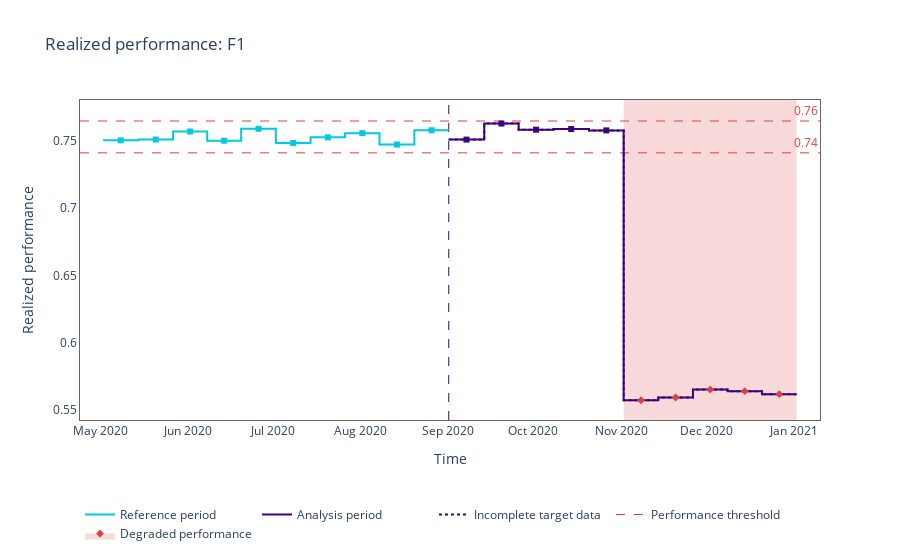
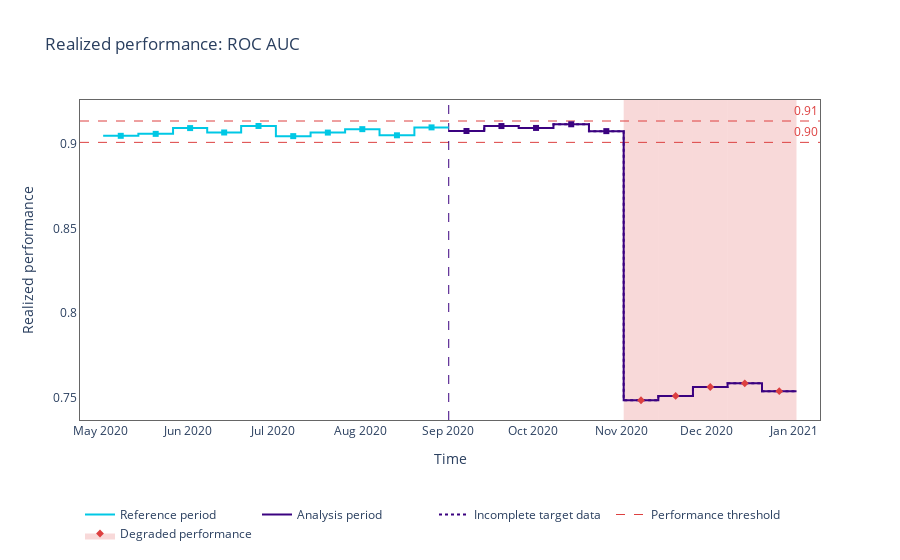

Notebook code for these charts, in order:
### Code cell
engine='orca'
for metric in calc.metrics:
    figure = results.plot(kind='performance', plot_reference=True, metric=metric)
    #     fig.write_image(file=f"../_static/tutorial-perf-est-mc-guide-analysis-{metric}.svg", engine=engine)
    figure.show()

### Figure 1 — Plotly figure (JSON) as saved in the notebook; plotly's stock layout.template omitted (floating-point values rounded to 4 significant figures)
{"data": [{"hoverinfo": "skip", "legendgroup": "1", "line": {"color": "#00c8e5", "shape": "hv", "width": 2}, "mode": "lines", "name": "Reference period", "type": "scatter", "x": ["2020-05-02T02:01:30", "2020-05-14T12:29:25", "2020-05-26T18:31:06", "2020-06-07T19:58:39", "2020-06-19T19:44:14", "2020-07-02T02:06:56", "2020-07-14T08:14:08", "2020-07-26T12:57:37", "2020-08-07T16:33:44", "2020-08-20T00:07:58", "2020-09-01T03:03:23"], "y": [0.7505, 0.7511, 0.7571, 0.7503, 0.7591, 0.7486, 0.7528, 0.7559, 0.7474, 0.7581, 0.7581]}, {"hoverinfo": "skip", "legendgroup": "1", "line": {"color": "#3b0280", "shape": "hv", "width": 2}, "mode": "lines", "name": "Analysis period", "type": "scatter", "x": ["2020-09-01T03:10:01", "2020-09-13T16:15:32", "2020-09-25T19:50:04", "2020-10-08T02:57:34", "2020-10-20T15:49:06", "2020-11-01T22:04:59", "2020-11-14T03:55:49", "2020-11-26T09:19:22", "2020-12-08T14:34:25", "2020-12-20T18:31:09", "2021-01-01T22:57:55"], "y": [0.7511, 0.763, 0.7585, 0.7589, 0.758, 0.5571, 0.5591, 0.5651, 0.5639, 0.5616, 0.5616]}, {"hoverinfo": "skip", "legendgroup": "1", "line": {"color": "#3b0280", "dash": "dot", "shape": "hv", "width": 2}, "mode": "lines", "name": "Incomplete target data", "type": "scatter", "x": ["2020-09-01T03:10:01", "2020-09-13T16:15:32", "2020-09-25T19:50:04", "2020-10-08T02:57:34", "2020-10-20T15:49:06", "2020-11-01T22:04:59", "2020-11-14T03:55:49", "2020-11-26T09:19:22", "2020-12-08T14:34:25", "2020-12-20T18:31:09", "2021-01-01T22:57:55"], "y": [0.7511, 0.763, 0.7585, 0.7589, 0.758, 0.5571, 0.5591, 0.5651, 0.5639, 0.5616, 0.5616]}, {"customdata": [["[0:5999]", "May-02-2020", "May-14-2020", "0.7505", "<b style=\"color:#00c8e5;line-height:60px\">Reference</b>", "", "Data: <span ><b>0.00% missing</b></span>  &nbsp; &nbsp;"], ["[6000:11999]", "May-14-2020", "May-26-2020", "0.7511", "<b style=\"color:#00c8e5;line-height:60px\">Reference</b>", "", "Data: <span ><b>0.00% missing</b></span>  &nbsp; &nbsp;"], ["[12000:17999]", "May-26-2020", "Jun-07-2020", "0.7571", "<b style=\"color:#00c8e5;line-height:60px\">Reference</b>", "", "Data: <span ><b>0.00% missing</b></span>  &nbsp; &nbsp;"], ["[18000:23999]", "Jun-07-2020", "Jun-19-2020", "0.7503", "<b style=\"color:#00c8e5;line-height:60px\">Reference</b>", "", "Data: <span ><b>0.00% missing</b></span>  &nbsp; &nbsp;"], ["[24000:29999]", "Jun-19-2020", "Jul-02-2020", "0.7591", "<b style=\"color:#00c8e5;line-height:60px\">Reference</b>", "", "Data: <span ><b>0.00% missing</b></span>  &nbsp; &nbsp;"], ["[30000:35999]", "Jul-02-2020", "Jul-14-2020", "0.7486", "<b style=\"color:#00c8e5;line-height:60px\">Reference</b>", "", "Data: <span ><b>0.00% missing</b></span>  &nbsp; &nbsp;"], ["[36000:41999]", "Jul-14-2020", "Jul-26-2020", "0.7528", "<b style=\"color:#00c8e5;line-height:60px\">Reference</b>", "", "Data: <span ><b>0.00% missing</b></span>  &nbsp; &nbsp;"], ["[42000:47999]", "Jul-26-2020", "Aug-07-2020", "0.7559", "<b style=\"color:#00c8e5;line-height:60px\">Reference</b>", "", "Data: <span ><b>0.00% missing</b></span>  &nbsp; &nbsp;"], ["[48000:53999]", "Aug-07-2020", "Aug-20-2020", "0.7474", "<b style=\"color:#00c8e5;line-height:60px\">Reference</b>", "", "Data: <span ><b>0.00% missing</b></span>  &nbsp; &nbsp;"], ["[54000:59999]", "Aug-20-2020", "Sep-01-2020", "0.7581", "<b style=\"color:#00c8e5;line-height:60px\">Reference</b>", "", "Data: <span ><b>0.00% missing</b></span>  &nbsp; &nbsp;"]], "hovertemplate": "%{customdata[4]} &nbsp; &nbsp; <span style=\"color:#AD0000\">%{customdata[5]}</span><br>Chunk: <b>%{customdata[0]}</b> &nbsp; &nbsp; From <b>%{customdata[1]}</b> to <b>%{customdata[2]}</b> &nbsp; &nbsp; <br>F1: <b>%{customdata[3]}</b>  &nbsp; &nbsp; %{customdata[6]} <extra></extra>", "marker": {"color": "#00c8e5", "size": 6, "symbol": "square"}, "mode": "markers", "name": "Reference", "showlegend": false, "type": "scatter", "x": ["2020-05-08T07:13:32.500000", "2020-05-20T15:28:33.500000", "2020-06-01T19:13:25.500000", "2020-06-13T19:50:29.500000", "2020-06-25T22:51:09.500000", "2020-07-08T05:10:30", "2020-07-20T10:34:55", "2020-08-01T14:44:56", "2020-08-13T20:19:56", "2020-08-26T01:35:40.500000"], "y": [0.7505, 0.7511, 0.7571, 0.7503, 0.7591, 0.7486, 0.7528, 0.7559, 0.7474, 0.7581]}, {"customdata": [["[0:5999]", "Sep-01-2020", "Sep-13-2020", "0.7511", "<b style=\"color:#3b0280;line-height:60px\">Analysis</b>", "", "Data: <span ><b>0.00% missing</b></span>  &nbsp; &nbsp;"], ["[6000:11999]", "Sep-13-2020", "Sep-25-2020", "0.7630", "<b style=\"color:#3b0280;line-height:60px\">Analysis</b>", "", "Data: <span ><b>0.00% missing</b></span>  &nbsp; &nbsp;"], ["[12000:17999]", "Sep-25-2020", "Oct-08-2020", "0.7585", "<b style=\"color:#3b0280;line-height:60px\">Analysis</b>", "", "Data: <span ><b>0.00% missing</b></span>  &nbsp; &nbsp;"], ["[18000:23999]", "Oct-08-2020", "Oct-20-2020", "0.7589", "<b style=\"color:#3b0280;line-height:60px\">Analysis</b>", "", "Data: <span ><b>0.00% missing</b></span>  &nbsp; &nbsp;"], ["[24000:29999]", "Oct-20-2020", "Nov-01-2020", "0.7580", "<b style=\"color:#3b0280;line-height:60px\">Analysis</b>", "", "Data: <span ><b>0.00% missing</b></span>  &nbsp; &nbsp;"]], "hovertemplate": "%{customdata[4]} &nbsp; &nbsp; <span style=\"color:#AD0000\">%{customdata[5]}</span><br>Chunk: <b>%{customdata[0]}</b> &nbsp; &nbsp; From <b>%{customdata[1]}</b> to <b>%{customdata[2]}</b> &nbsp; &nbsp; <br>F1: <b>%{customdata[3]}</b>  &nbsp; &nbsp; %{customdata[6]} <extra></extra>", "marker": {"color": "#3b0280", "size": 6, "symbol": "square"}, "mode": "markers", "name": "No change", "showlegend": false, "type": "scatter", "x": ["2020-09-07T09:42:35.500000", "2020-09-19T18:02:07", "2020-10-01T23:21:55.500000", "2020-10-14T09:22:56.500000", "2020-10-26T18:56:53"], "y": [0.7511, 0.763, 0.7585, 0.7589, 0.758]}, {"customdata": [["[30000:35999]", "Nov-01-2020", "Nov-14-2020", "0.5571", "<b style=\"color:#3b0280;line-height:60px\">Analysis</b>", "⚠ <b>Drift detected</b>", "Data: <span ><b>0.00% missing</b></span>  &nbsp; &nbsp;"], ["[36000:41999]", "Nov-14-2020", "Nov-26-2020", "0.5591", "<b style=\"color:#3b0280;line-height:60px\">Analysis</b>", "⚠ <b>Drift detected</b>", "Data: <span ><b>0.00% missing</b></span>  &nbsp; &nbsp;"], ["[42000:47999]", "Nov-26-2020", "Dec-08-2020", "0.5651", "<b style=\"color:#3b0280;line-height:60px\">Analysis</b>", "⚠ <b>Drift detected</b>", "Data: <span ><b>0.00% missing</b></span>  &nbsp; &nbsp;"], ["[48000:53999]", "Dec-08-2020", "Dec-20-2020", "0.5639", "<b style=\"color:#3b0280;line-height:60px\">Analysis</b>", "⚠ <b>Drift detected</b>", "Data: <span ><b>0.00% missing</b></span>  &nbsp; &nbsp;"], ["[54000:59999]", "Dec-20-2020", "Jan-01-2021", "0.5616", "<b style=\"color:#3b0280;line-height:60px\">Analysis</b>", "⚠ <b>Drift detected</b>", "Data: <span ><b>0.00% missing</b></span>  &nbsp; &nbsp;"]], "hovertemplate": "%{customdata[4]} &nbsp; &nbsp; <span style=\"color:#AD0000\">%{customdata[5]}</span><br>Chunk: <b>%{customdata[0]}</b> &nbsp; &nbsp; From <b>%{customdata[1]}</b> to <b>%{customdata[2]}</b> &nbsp; &nbsp; <br>F1: <b>%{customdata[3]}</b>  &nbsp; &nbsp; %{customdata[6]} <extra></extra>", "marker": {"color": "#DD4040", "size": 6, "symbol": "diamond"}, "mode": "markers", "name": "Change", "showlegend": false, "type": "scatter", "x": ["2020-11-08T01:00:16", "2020-11-20T06:37:27.500000", "2020-12-02T11:56:39", "2020-12-14T16:32:27.500000", "2020-12-26T20:44:32"], "y": [0.5571, 0.5591, 0.5651, 0.5639, 0.5616]}, {"legendgroup": "1", "line": {"color": "#DD4040", "dash": "dash", "width": 1}, "mode": "lines", "name": "Performance threshold", "type": "scatter", "x": [[1588922012500000000], [1609015472000000000]], "y": [null, null]}, {"line": {"color": "rgba(0,0,0,0)"}, "mode": "lines", "showlegend": false, "type": "scatter", "x": [[1588922012500000000], [1609015472000000000]], "y": [null, null]}, {"fill": "tonexty", "fillcolor": "rgba(0.8666666666666667, 0.25098039215686274, 0.25098039215686274, 0.2)", "legendgroup": "1", "line": {"color": "rgba(0,0,0,0)"}, "marker": {"color": "#DD4040", "size": 6, "symbol": "diamond"}, "mode": "lines+markers", "name": "Degraded performance", "type": "scatter", "x": [[1588922012500000000], [1609015472000000000]], "y": [null, null]}], "layout": {"annotations": [{"font": {"color": "#DD4040"}, "showarrow": false, "text": "0.76", "x": 1, "xanchor": "right", "xref": "x domain", "y": 0.7649, "yanchor": "bottom", "yref": "y"}, {"font": {"color": "#DD4040"}, "showarrow": false, "text": "0.74", "x": 1, "xanchor": "right", "xref": "x domain", "y": 0.7413, "yanchor": "bottom", "yref": "y"}], "hoverlabel": {"bgcolor": "white", "font": {"size": 14}}, "legend": {"itemclick": false, "itemdoubleclick": false, "orientation": "h", "traceorder": "normal", "x": 0, "xanchor": "left", "y": -0.25, "yanchor": "top"}, "paper_bgcolor": "rgba(255,255,255,1)", "plot_bgcolor": "rgba(255,255,255,1)", "shapes": [{"layer": "below", "line": {"color": "#DD4040", "dash": "dash", "width": 1}, "type": "line", "x0": 0, "x1": 1, "xref": "x domain", "y0": 0.7649, "y1": 0.7649, "yref": "y"}, {"layer": "below", "line": {"color": "#DD4040", "dash": "dash", "width": 1}, "type": "line", "x0": 0, "x1": 1, "xref": "x domain", "y0": 0.7413, "y1": 0.7413, "yref": "y"}, {"layer": "below", "line": {"color": "#3b0280", "dash": "dash", "width": 1}, "type": "line", "x0": "2020-09-01T03:10:01", "x1": "2020-09-01T03:10:01", "xref": "x", "y0": 0, "y1": 1, "yref": "y domain"}, {"fillcolor": "#DD4040", "layer": "below", "line": {"width": 0}, "opacity": 0.2, "type": "rect", "x0": "2020-11-01T22:04:59", "x1": "2020-11-14T03:55:33", "xref": "x", "y0": 0, "y1": 1, "yref": "y domain"}, {"fillcolor": "#DD4040", "layer": "below", "line": {"width": 0}, "opacity": 0.2, "type": "rect", "x0": "2020-11-14T03:55:49", "x1": "2020-11-26T09:19:06", "xref": "x", "y0": 0, "y1": 1, "yref": "y domain"}, {"fillcolor": "#DD4040", "layer": "below", "line": {"width": 0}, "opacity": 0.2, "type": "rect", "x0": "2020-11-26T09:19:22", "x1": "2020-12-08T14:33:56", "xref": "x", "y0": 0, "y1": 1, "yref": "y domain"}, {"fillcolor": "#DD4040", "layer": "below", "line": {"width": 0}, "opacity": 0.2, "type": "rect", "x0": "2020-12-08T14:34:25", "x1": "2020-12-20T18:30:30", "xref": "x", "y0": 0, "y1": 1, "yref": "y domain"}, {"fillcolor": "#DD4040", "layer": "below", "line": {"width": 0}, "opacity": 0.2, "type": "rect", "x0": "2020-12-20T18:31:09", "x1": "2021-01-01T22:57:55", "xref": "x", "y0": 0, "y1": 1, "yref": "y domain"}], "title": {"text": "Realized performance: F1"}, "xaxis": {"linecolor": "#666666", "mirror": true, "showgrid": false, "title": {"text": "Time"}, "zeroline": false}, "yaxis": {"linecolor": "#666666", "mirror": true, "showgrid": false, "title": {"text": "Realized performance"}, "zeroline": false}}}

### Figure 2 — Plotly figure (JSON) as saved in the notebook; plotly's stock layout.template omitted (floating-point values rounded to 4 significant figures)
{"data": [{"hoverinfo": "skip", "legendgroup": "1", "line": {"color": "#00c8e5", "shape": "hv", "width": 2}, "mode": "lines", "name": "Reference period", "type": "scatter", "x": ["2020-05-02T02:01:30", "2020-05-14T12:29:25", "2020-05-26T18:31:06", "2020-06-07T19:58:39", "2020-06-19T19:44:14", "2020-07-02T02:06:56", "2020-07-14T08:14:08", "2020-07-26T12:57:37", "2020-08-07T16:33:44", "2020-08-20T00:07:58", "2020-09-01T03:03:23"], "y": [0.9048, 0.9059, 0.9093, 0.9067, 0.9106, 0.9046, 0.9067, 0.9087, 0.9051, 0.9097, 0.9097]}, {"hoverinfo": "skip", "legendgroup": "1", "line": {"color": "#3b0280", "shape": "hv", "width": 2}, "mode": "lines", "name": "Analysis period", "type": "scatter", "x": ["2020-09-01T03:10:01", "2020-09-13T16:15:32", "2020-09-25T19:50:04", "2020-10-08T02:57:34", "2020-10-20T15:49:06", "2020-11-01T22:04:59", "2020-11-14T03:55:49", "2020-11-26T09:19:22", "2020-12-08T14:34:25", "2020-12-20T18:31:09", "2021-01-01T22:57:55"], "y": [0.9076, 0.9105, 0.9094, 0.9116, 0.9075, 0.7486, 0.7511, 0.7564, 0.7586, 0.7539, 0.7539]}, {"hoverinfo": "skip", "legendgroup": "1", "line": {"color": "#3b0280", "dash": "dot", "shape": "hv", "width": 2}, "mode": "lines", "name": "Incomplete target data", "type": "scatter", "x": ["2020-09-01T03:10:01", "2020-09-13T16:15:32", "2020-09-25T19:50:04", "2020-10-08T02:57:34", "2020-10-20T15:49:06", "2020-11-01T22:04:59", "2020-11-14T03:55:49", "2020-11-26T09:19:22", "2020-12-08T14:34:25", "2020-12-20T18:31:09", "2021-01-01T22:57:55"], "y": [0.9076, 0.9105, 0.9094, 0.9116, 0.9075, 0.7486, 0.7511, 0.7564, 0.7586, 0.7539, 0.7539]}, {"customdata": [["[0:5999]", "May-02-2020", "May-14-2020", "0.9048", "<b style=\"color:#00c8e5;line-height:60px\">Reference</b>", "", "Data: <span ><b>0.00% missing</b></span>  &nbsp; &nbsp;"], ["[6000:11999]", "May-14-2020", "May-26-2020", "0.9059", "<b style=\"color:#00c8e5;line-height:60px\">Reference</b>", "", "Data: <span ><b>0.00% missing</b></span>  &nbsp; &nbsp;"], ["[12000:17999]", "May-26-2020", "Jun-07-2020", "0.9093", "<b style=\"color:#00c8e5;line-height:60px\">Reference</b>", "", "Data: <span ><b>0.00% missing</b></span>  &nbsp; &nbsp;"], ["[18000:23999]", "Jun-07-2020", "Jun-19-2020", "0.9067", "<b style=\"color:#00c8e5;line-height:60px\">Reference</b>", "", "Data: <span ><b>0.00% missing</b></span>  &nbsp; &nbsp;"], ["[24000:29999]", "Jun-19-2020", "Jul-02-2020", "0.9106", "<b style=\"color:#00c8e5;line-height:60px\">Reference</b>", "", "Data: <span ><b>0.00% missing</b></span>  &nbsp; &nbsp;"], ["[30000:35999]", "Jul-02-2020", "Jul-14-2020", "0.9046", "<b style=\"color:#00c8e5;line-height:60px\">Reference</b>", "", "Data: <span ><b>0.00% missing</b></span>  &nbsp; &nbsp;"], ["[36000:41999]", "Jul-14-2020", "Jul-26-2020", "0.9067", "<b style=\"color:#00c8e5;line-height:60px\">Reference</b>", "", "Data: <span ><b>0.00% missing</b></span>  &nbsp; &nbsp;"], ["[42000:47999]", "Jul-26-2020", "Aug-07-2020", "0.9087", "<b style=\"color:#00c8e5;line-height:60px\">Reference</b>", "", "Data: <span ><b>0.00% missing</b></span>  &nbsp; &nbsp;"], ["[48000:53999]", "Aug-07-2020", "Aug-20-2020", "0.9051", "<b style=\"color:#00c8e5;line-height:60px\">Reference</b>", "", "Data: <span ><b>0.00% missing</b></span>  &nbsp; &nbsp;"], ["[54000:59999]", "Aug-20-2020", "Sep-01-2020", "0.9097", "<b style=\"color:#00c8e5;line-height:60px\">Reference</b>", "", "Data: <span ><b>0.00% missing</b></span>  &nbsp; &nbsp;"]], "hovertemplate": "%{customdata[4]} &nbsp; &nbsp; <span style=\"color:#AD0000\">%{customdata[5]}</span><br>Chunk: <b>%{customdata[0]}</b> &nbsp; &nbsp; From <b>%{customdata[1]}</b> to <b>%{customdata[2]}</b> &nbsp; &nbsp; <br>ROC AUC: <b>%{customdata[3]}</b>  &nbsp; &nbsp; %{customdata[6]} <extra></extra>", "marker": {"color": "#00c8e5", "size": 6, "symbol": "square"}, "mode": "markers", "name": "Reference", "showlegend": false, "type": "scatter", "x": ["2020-05-08T07:13:32.500000", "2020-05-20T15:28:33.500000", "2020-06-01T19:13:25.500000", "2020-06-13T19:50:29.500000", "2020-06-25T22:51:09.500000", "2020-07-08T05:10:30", "2020-07-20T10:34:55", "2020-08-01T14:44:56", "2020-08-13T20:19:56", "2020-08-26T01:35:40.500000"], "y": [0.9048, 0.9059, 0.9093, 0.9067, 0.9106, 0.9046, 0.9067, 0.9087, 0.9051, 0.9097]}, {"customdata": [["[0:5999]", "Sep-01-2020", "Sep-13-2020", "0.9076", "<b style=\"color:#3b0280;line-height:60px\">Analysis</b>", "", "Data: <span ><b>0.00% missing</b></span>  &nbsp; &nbsp;"], ["[6000:11999]", "Sep-13-2020", "Sep-25-2020", "0.9105", "<b style=\"color:#3b0280;line-height:60px\">Analysis</b>", "", "Data: <span ><b>0.00% missing</b></span>  &nbsp; &nbsp;"], ["[12000:17999]", "Sep-25-2020", "Oct-08-2020", "0.9094", "<b style=\"color:#3b0280;line-height:60px\">Analysis</b>", "", "Data: <span ><b>0.00% missing</b></span>  &nbsp; &nbsp;"], ["[18000:23999]", "Oct-08-2020", "Oct-20-2020", "0.9116", "<b style=\"color:#3b0280;line-height:60px\">Analysis</b>", "", "Data: <span ><b>0.00% missing</b></span>  &nbsp; &nbsp;"], ["[24000:29999]", "Oct-20-2020", "Nov-01-2020", "0.9075", "<b style=\"color:#3b0280;line-height:60px\">Analysis</b>", "", "Data: <span ><b>0.00% missing</b></span>  &nbsp; &nbsp;"]], "hovertemplate": "%{customdata[4]} &nbsp; &nbsp; <span style=\"color:#AD0000\">%{customdata[5]}</span><br>Chunk: <b>%{customdata[0]}</b> &nbsp; &nbsp; From <b>%{customdata[1]}</b> to <b>%{customdata[2]}</b> &nbsp; &nbsp; <br>ROC AUC: <b>%{customdata[3]}</b>  &nbsp; &nbsp; %{customdata[6]} <extra></extra>", "marker": {"color": "#3b0280", "size": 6, "symbol": "square"}, "mode": "markers", "name": "No change", "showlegend": false, "type": "scatter", "x": ["2020-09-07T09:42:35.500000", "2020-09-19T18:02:07", "2020-10-01T23:21:55.500000", "2020-10-14T09:22:56.500000", "2020-10-26T18:56:53"], "y": [0.9076, 0.9105, 0.9094, 0.9116, 0.9075]}, {"customdata": [["[30000:35999]", "Nov-01-2020", "Nov-14-2020", "0.7486", "<b style=\"color:#3b0280;line-height:60px\">Analysis</b>", "⚠ <b>Drift detected</b>", "Data: <span ><b>0.00% missing</b></span>  &nbsp; &nbsp;"], ["[36000:41999]", "Nov-14-2020", "Nov-26-2020", "0.7511", "<b style=\"color:#3b0280;line-height:60px\">Analysis</b>", "⚠ <b>Drift detected</b>", "Data: <span ><b>0.00% missing</b></span>  &nbsp; &nbsp;"], ["[42000:47999]", "Nov-26-2020", "Dec-08-2020", "0.7564", "<b style=\"color:#3b0280;line-height:60px\">Analysis</b>", "⚠ <b>Drift detected</b>", "Data: <span ><b>0.00% missing</b></span>  &nbsp; &nbsp;"], ["[48000:53999]", "Dec-08-2020", "Dec-20-2020", "0.7586", "<b style=\"color:#3b0280;line-height:60px\">Analysis</b>", "⚠ <b>Drift detected</b>", "Data: <span ><b>0.00% missing</b></span>  &nbsp; &nbsp;"], ["[54000:59999]", "Dec-20-2020", "Jan-01-2021", "0.7539", "<b style=\"color:#3b0280;line-height:60px\">Analysis</b>", "⚠ <b>Drift detected</b>", "Data: <span ><b>0.00% missing</b></span>  &nbsp; &nbsp;"]], "hovertemplate": "%{customdata[4]} &nbsp; &nbsp; <span style=\"color:#AD0000\">%{customdata[5]}</span><br>Chunk: <b>%{customdata[0]}</b> &nbsp; &nbsp; From <b>%{customdata[1]}</b> to <b>%{customdata[2]}</b> &nbsp; &nbsp; <br>ROC AUC: <b>%{customdata[3]}</b>  &nbsp; &nbsp; %{customdata[6]} <extra></extra>", "marker": {"color": "#DD4040", "size": 6, "symbol": "diamond"}, "mode": "markers", "name": "Change", "showlegend": false, "type": "scatter", "x": ["2020-11-08T01:00:16", "2020-11-20T06:37:27.500000", "2020-12-02T11:56:39", "2020-12-14T16:32:27.500000", "2020-12-26T20:44:32"], "y": [0.7486, 0.7511, 0.7564, 0.7586, 0.7539]}, {"legendgroup": "1", "line": {"color": "#DD4040", "dash": "dash", "width": 1}, "mode": "lines", "name": "Performance threshold", "type": "scatter", "x": [[1588922012500000000], [1609015472000000000]], "y": [null, null]}, {"line": {"color": "rgba(0,0,0,0)"}, "mode": "lines", "showlegend": false, "type": "scatter", "x": [[1588922012500000000], [1609015472000000000]], "y": [null, null]}, {"fill": "tonexty", "fillcolor": "rgba(0.8666666666666667, 0.25098039215686274, 0.25098039215686274, 0.2)", "legendgroup": "1", "line": {"color": "rgba(0,0,0,0)"}, "marker": {"color": "#DD4040", "size": 6, "symbol": "diamond"}, "mode": "lines+markers", "name": "Degraded performance", "type": "scatter", "x": [[1588922012500000000], [1609015472000000000]], "y": [null, null]}], "layout": {"annotations": [{"font": {"color": "#DD4040"}, "showarrow": false, "text": "0.91", "x": 1, "xanchor": "right", "xref": "x domain", "y": 0.9135, "yanchor": "bottom", "yref": "y"}, {"font": {"color": "#DD4040"}, "showarrow": false, "text": "0.90", "x": 1, "xanchor": "right", "xref": "x domain", "y": 0.9009, "yanchor": "bottom", "yref": "y"}], "hoverlabel": {"bgcolor": "white", "font": {"size": 14}}, "legend": {"itemclick": false, "itemdoubleclick": false, "orientation": "h", "traceorder": "normal", "x": 0, "xanchor": "left", "y": -0.25, "yanchor": "top"}, "paper_bgcolor": "rgba(255,255,255,1)", "plot_bgcolor": "rgba(255,255,255,1)", "shapes": [{"layer": "below", "line": {"color": "#DD4040", "dash": "dash", "width": 1}, "type": "line", "x0": 0, "x1": 1, "xref": "x domain", "y0": 0.9135, "y1": 0.9135, "yref": "y"}, {"layer": "below", "line": {"color": "#DD4040", "dash": "dash", "width": 1}, "type": "line", "x0": 0, "x1": 1, "xref": "x domain", "y0": 0.9009, "y1": 0.9009, "yref": "y"}, {"layer": "below", "line": {"color": "#3b0280", "dash": "dash", "width": 1}, "type": "line", "x0": "2020-09-01T03:10:01", "x1": "2020-09-01T03:10:01", "xref": "x", "y0": 0, "y1": 1, "yref": "y domain"}, {"fillcolor": "#DD4040", "layer": "below", "line": {"width": 0}, "opacity": 0.2, "type": "rect", "x0": "2020-11-01T22:04:59", "x1": "2020-11-14T03:55:33", "xref": "x", "y0": 0, "y1": 1, "yref": "y domain"}, {"fillcolor": "#DD4040", "layer": "below", "line": {"width": 0}, "opacity": 0.2, "type": "rect", "x0": "2020-11-14T03:55:49", "x1": "2020-11-26T09:19:06", "xref": "x", "y0": 0, "y1": 1, "yref": "y domain"}, {"fillcolor": "#DD4040", "layer": "below", "line": {"width": 0}, "opacity": 0.2, "type": "rect", "x0": "2020-11-26T09:19:22", "x1": "2020-12-08T14:33:56", "xref": "x", "y0": 0, "y1": 1, "yref": "y domain"}, {"fillcolor": "#DD4040", "layer": "below", "line": {"width": 0}, "opacity": 0.2, "type": "rect", "x0": "2020-12-08T14:34:25", "x1": "2020-12-20T18:30:30", "xref": "x", "y0": 0, "y1": 1, "yref": "y domain"}, {"fillcolor": "#DD4040", "layer": "below", "line": {"width": 0}, "opacity": 0.2, "type": "rect", "x0": "2020-12-20T18:31:09", "x1": "2021-01-01T22:57:55", "xref": "x", "y0": 0, "y1": 1, "yref": "y domain"}], "title": {"text": "Realized performance: ROC AUC"}, "xaxis": {"linecolor": "#666666", "mirror": true, "showgrid": false, "title": {"text": "Time"}, "zeroline": false}, "yaxis": {"linecolor": "#666666", "mirror": true, "showgrid": false, "title": {"text": "Realized performance"}, "zeroline": false}}}
